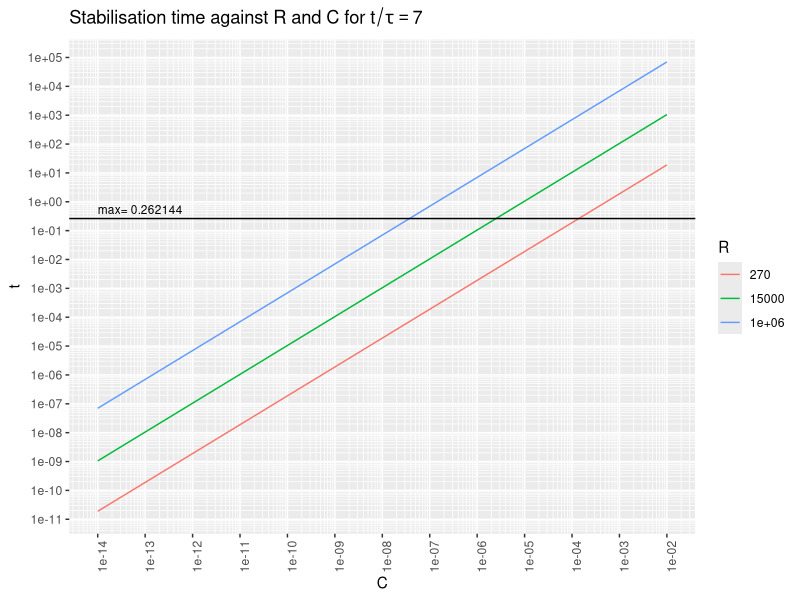
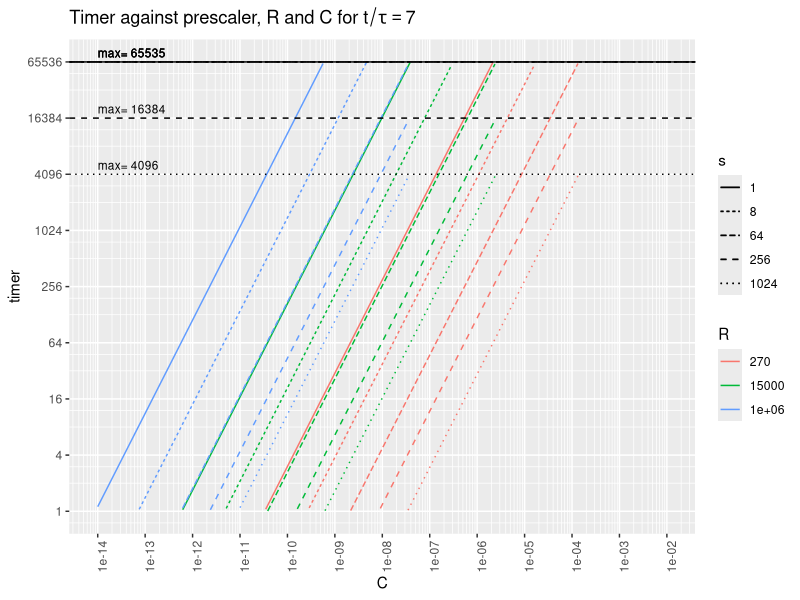
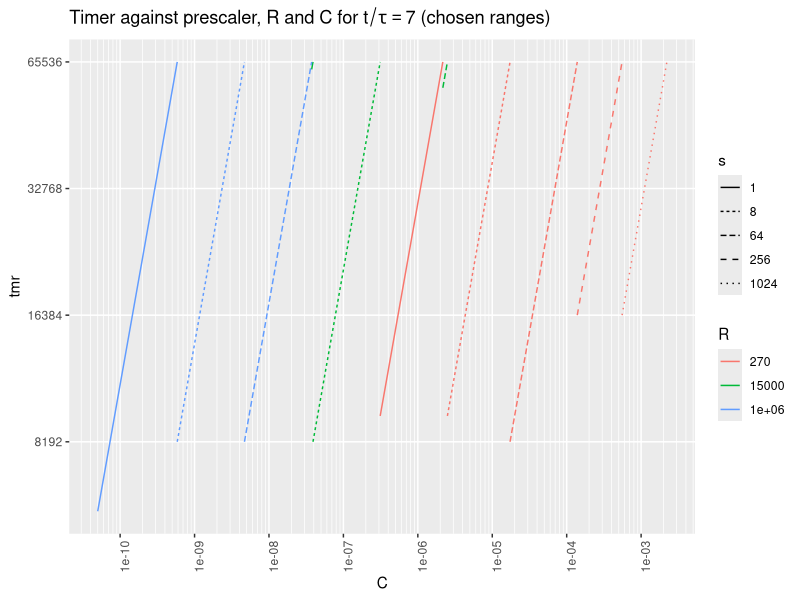

These figures' R source, in order:
#!/usr/bin/R -q --vanilla -f
options(echo=F)

library(ggplot2)
library(scales)


# Variable setup ###########################################################

# taus = t/RC
# t = timer*s/f

R = t(c(270, 15e3, 1e6))    # all drive resistors
colnames(R) = R
taustable = 7               # taus to stabilization
taufall = -log(1.1/5)       # taus from 5V to 1.1V
taurise = -log(1-1.1/5)     # taus from 0V to 1.1V     
f = 16e6                    # timer frequency
s = matrix(2^c(0,3,6,8,10)) # all prescaler factors
rownames(s) = s

# To choose the various scales, either we want to choose a
# minimum timer resolution and then optimize for fastest time,
# or choose a maximum time and then optimize for highest resolution.
# Here we're doing the latter.
tmax = 0.262144 # allows for nice range endings at a timer of 0xFFFF
timermax = pmin(tmax*f/s, 2^16-1)

# Based on the max time and timer, max caps for each R and s
Cmax = (timermax*s/f/taustable) %*% (1/R)

# Based on a timer count of 1, min caps for each R and s
Cmin = (s/f/taurise) %*% (1/R)

# various capacitors over the full range
C = matrix(10^seq(-14, -2, by=1/24))
rownames(C) = C  # sprintf('%.2e', C)

# The stabilization time is two-dimensional, over C and R.
tm = taustable*C %*% R

# The stabilization timer value is three-dimensional, over C, R, and s.
timer = drop((f*tm) %o% (1/s))
tmrcompare = aperm(drop(replicate(length(C),
                                  replicate(length(R), timermax))),
                   c(3,2,1))
timer[timer>tmrcompare | timer<1] = NA

# To perform actual range selection:
# There is only one range selected for every C.
# For each C, select the R and s for which:
#   t < tmax
#   1 <= timer < 2^16
#   timer is maximal
# critical points are for each C where:
#   timer crosses 1 or 2^16
#   t crosses tmax
# 6 = t/RC = tim*s/RC/16MHz
# C = t/6R = tim*s/6R/16MHz
# Ccrit = tmax/6R = 2^16*s/6R/16MHz
crit = expand.grid(R=R,s=s)
Ccrit = with(crit, c(s/f/R, 2^16*s/f/R, tmax/R))/taustable
crit = expand.grid(R=R, s=s, C=Ccrit)
crit$t = with(crit, taustable*R*C)
crit$tmr = with(crit, t*f/s)
eps=1e-6  # epsilon tolerance required to accommodate for float error
# Only keep conformant rows.
crit = crit[crit$tmr>=1-eps &
            crit$tmr<=2^16+eps &
            (crit$t<=tmax+eps | crit$R==R[1]),]
crit = crit[with(crit, order(-C, -tmr)),]
# We now need pairs of R&s: the first in each pair being either the extreme
# lowest C or the C where the previous range cut out; and the second being the
# maximum condition.
ranges = tail(crit, 1)
samec = ranges
repeat {
   # Find the furthest row with the same R and s
   edge = crit[which(crit$R==samec$R & crit$s==samec$s)[1],]
   ranges = rbind(ranges, edge)
   # Find the (different, conformant) row with the same C and the highest timer
   samec = crit[which(crit$C == edge$C &
                      crit$tmr < 2^16-eps &
                      (crit$t < tmax-eps | crit$R==R[1])),][1,]
   if (is.na(samec$R)) break
   ranges = rbind(ranges, samec)
}
rownames(ranges) = 1:(nrow(ranges))
print(ranges)


# Plot utilities ###########################################################

# Adapted from https://stackoverflow.com/questions/30179442
log_breaks = function(maj, radix=10) {
  function(x) {
    minx = floor(min(logb(x, radix), na.rm=T)) - 1
    maxx = ceiling(max(logb(x, radix), na.rm=T)) + 1
    n_major = maxx - minx + 1
    major_breaks = minx:maxx
    if (maj) {
      breaks = major_breaks
    } else {
      breaks = rep(logb(1:(radix-1), radix), times=n_major) +
               rep(major_breaks, each=radix-1)
    }
    radix^breaks
  }
}
# See https://github.com/tidyverse/ggplot2/blob/master/R/scale-continuous.r#L160
scale_x_log_eng = function(..., radix=10) {
  scale_x_continuous(..., trans=log_trans(radix),
                     breaks=log_breaks(T, radix),
                     minor_breaks=log_breaks(F, radix))
}
scale_y_log_eng = function(..., radix=10) {
  scale_y_continuous(..., trans=log_trans(radix),
                     breaks=log_breaks(T, radix),
                     minor_breaks=log_breaks(F, radix))
}
xaxis_text_vert = function() {
  theme(axis.text.x=element_text(angle=90))
}


# Plotting #################################################################

tm_df = as.data.frame.table(tm)
colnames(tm_df) = c('C', 'R', 't')
tm_df$C = as.numeric(levels(tm_df$C))[tm_df$C]
ggplot(tm_df, aes(x=C, y=t)) +
   ggtitle(bquote(paste('Stabilisation time against R and C for ',
                        t/tau == .(taustable)))) +
   geom_line(aes(colour=R, group=R)) +
   geom_hline(aes(yintercept=tmax)) +
   geom_text(data=data.frame(), size=3,
             aes(x=1e-14, y=tmax, label=paste('max=', tmax),
                 hjust='left', vjust=-0.5)) +
   scale_x_log_eng() + scale_y_log_eng() + xaxis_text_vert()


tmr_df = as.data.frame.table(timer)
colnames(tmr_df) = c('C', 'R', 's', 'timer')
tmr_df$C = as.numeric(levels(tmr_df$C))[tmr_df$C]

maxdf = data.frame(timer=timermax, s=factor(s))
maxnames = data.frame(C=1e-14, s=factor(s), timer=timermax)

ggplot(tmr_df, aes(x=C, y=timer, linetype=s)) +
   ggtitle(bquote(paste('Timer against prescaler, R and C for ',
                        t/tau == .(taustable)))) +
   geom_line(aes(colour=R, group=interaction(R,s))) +
   geom_hline(data=maxdf, aes(yintercept=timer, linetype=s, group=s)) +
   geom_text(data=maxnames, size=3,
      aes(label=paste('max=',timer), hjust='left', vjust=-0.5, group=s)) +
   scale_x_log_eng() + xaxis_text_vert() +
   scale_y_log_eng(radix=4, limits=2^c(0,16))


# At the bottom end, cut off at typical parasitic capacitance
ranges[ranges$tmr==1,] = data.frame(R=1e6, s=1, C=50e-12,
                                    t=taustable*1e6*50e-12,
                                    tmr=taustable*1e6*50e-12*f)
ranges$s = factor(ranges$s)
ranges$R = factor(ranges$R)
ggplot(ranges, aes(x=C, y=tmr, colour=R, linetype=s,
                   group=interaction(R,s))) +
   ggtitle(bquote(paste('Timer against prescaler, R and C for ',
                        t/tau == .(taustable), ' (chosen ranges)'))) +
   geom_line() +
   scale_x_log_eng() + xaxis_text_vert() +
   scale_y_log_eng(radix=2)

